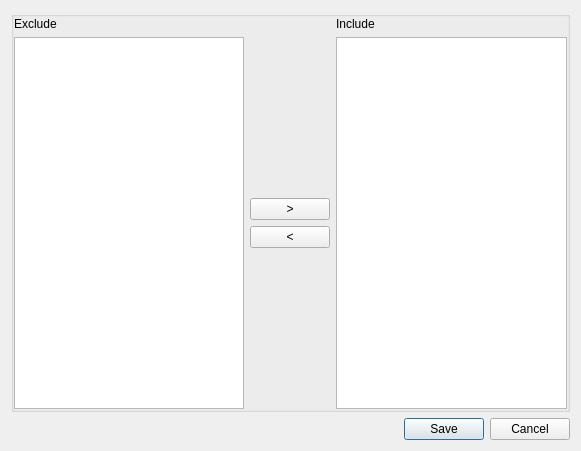
<?xml version="1.0" encoding="UTF-8"?>
<ui version="4.0">
 <class>Dialog</class>
 <widget class="QDialog" name="Dialog">
  <property name="geometry">
   <rect>
    <x>0</x>
    <y>0</y>
    <width>581</width>
    <height>451</height>
   </rect>
  </property>
  <property name="windowTitle">
   <string>Map Selection</string>
  </property>
  <layout class="QGridLayout" name="gridLayout">
   <item row="16" column="0" colspan="2">
    <widget class="QDialogButtonBox" name="buttonBox">
     <property name="standardButtons">
      <set>QDialogButtonBox::Cancel|QDialogButtonBox::Save</set>
     </property>
    </widget>
   </item>
   <item row="4" column="0" colspan="2">
    <widget class="QGroupBox" name="attributeSelectionGroup">
     <property name="title">
      <string/>
     </property>
     <property name="flat">
      <bool>true</bool>
     </property>
     <layout class="QGridLayout" name="gridLayout_3">
      <property name="leftMargin">
       <number>0</number>
      </property>
      <property name="topMargin">
       <number>0</number>
      </property>
      <property name="rightMargin">
       <number>0</number>
      </property>
      <property name="bottomMargin">
       <number>0</number>
      </property>
      <item row="1" column="0" rowspan="4">
       <widget class="QListWidget" name="blackList">
        <property name="sizePolicy">
         <sizepolicy hsizetype="Expanding" vsizetype="Expanding">
          <horstretch>0</horstretch>
          <verstretch>0</verstretch>
         </sizepolicy>
        </property>
        <property name="editTriggers">
         <set>QAbstractItemView::DoubleClicked</set>
        </property>
        <property name="defaultDropAction">
         <enum>Qt::MoveAction</enum>
        </property>
        <property name="alternatingRowColors">
         <bool>false</bool>
        </property>
        <property name="selectionMode">
         <enum>QAbstractItemView::ExtendedSelection</enum>
        </property>
        <property name="sortingEnabled">
         <bool>true</bool>
        </property>
       </widget>
      </item>
      <item row="3" column="1">
       <widget class="QPushButton" name="removeButton">
        <property name="text">
         <string>&lt;</string>
        </property>
       </widget>
      </item>
      <item row="0" column="0">
       <widget class="QLabel" name="excludeLabel">
        <property name="sizePolicy">
         <sizepolicy hsizetype="Preferred" vsizetype="Fixed">
          <horstretch>0</horstretch>
          <verstretch>0</verstretch>
         </sizepolicy>
        </property>
        <property name="text">
         <string>Exclude</string>
        </property>
       </widget>
      </item>
      <item row="0" column="2">
       <widget class="QLabel" name="includeLabel">
        <property name="sizePolicy">
         <sizepolicy hsizetype="Preferred" vsizetype="Fixed">
          <horstretch>0</horstretch>
          <verstretch>0</verstretch>
         </sizepolicy>
        </property>
        <property name="text">
         <string>Include</string>
        </property>
       </widget>
      </item>
      <item row="1" column="2" rowspan="4">
       <widget class="QListWidget" name="whiteList">
        <property name="sizePolicy">
         <sizepolicy hsizetype="Expanding" vsizetype="Expanding">
          <horstretch>0</horstretch>
          <verstretch>0</verstretch>
         </sizepolicy>
        </property>
        <property name="defaultDropAction">
         <enum>Qt::MoveAction</enum>
        </property>
        <property name="selectionMode">
         <enum>QAbstractItemView::ExtendedSelection</enum>
        </property>
        <property name="sortingEnabled">
         <bool>true</bool>
        </property>
       </widget>
      </item>
      <item row="2" column="1">
       <widget class="QPushButton" name="addButton">
        <property name="text">
         <string>&gt;</string>
        </property>
       </widget>
      </item>
     </layout>
    </widget>
   </item>
  </layout>
 </widget>
 <resources/>
 <connections>
  <connection>
   <sender>buttonBox</sender>
   <signal>accepted()</signal>
   <receiver>Dialog</receiver>
   <slot>accept()</slot>
   <hints>
    <hint type="sourcelabel">
     <x>226</x>
     <y>327</y>
    </hint>
    <hint type="destinationlabel">
     <x>226</x>
     <y>173</y>
    </hint>
   </hints>
  </connection>
  <connection>
   <sender>buttonBox</sender>
   <signal>rejected()</signal>
   <receiver>Dialog</receiver>
   <slot>reject()</slot>
   <hints>
    <hint type="sourcelabel">
     <x>226</x>
     <y>327</y>
    </hint>
    <hint type="destinationlabel">
     <x>226</x>
     <y>173</y>
    </hint>
   </hints>
  </connection>
 </connections>
</ui>
